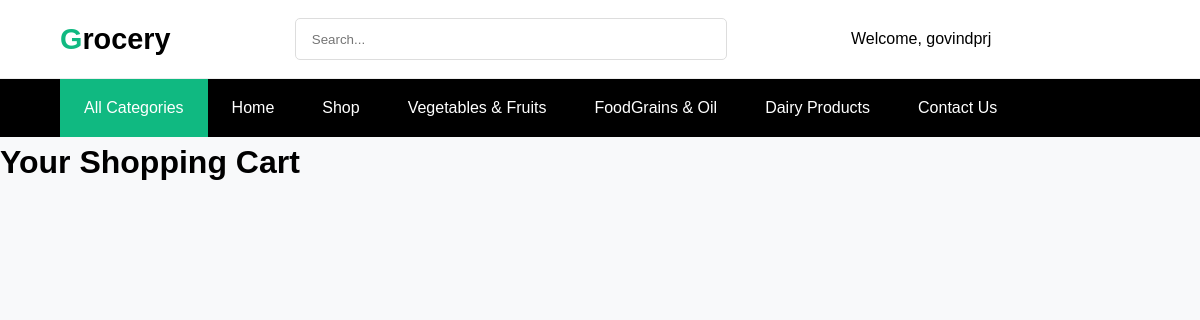
Page /cart/ (signed in) on the earlier database version.
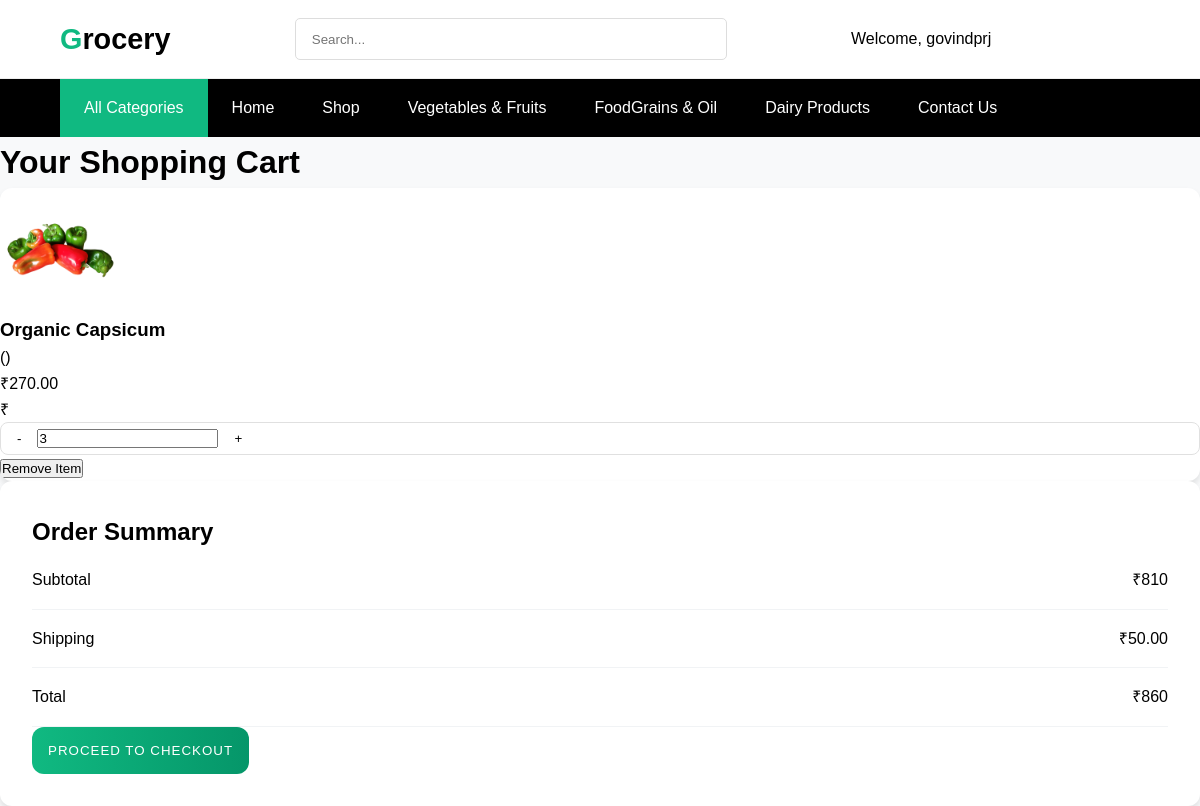
Same page on the later database version.
### product/models.py (models this page shows, shortened)
class Cart(models.Model):
    user = models.ForeignKey(User, on_delete=models.CASCADE)
    product = models.ForeignKey(Product, on_delete=models.CASCADE)
    quantity = models.PositiveIntegerField(default=1)

class Product(models.Model):
    name = models.CharField(max_length=255)
    description = models.TextField()
    selling_price = models.DecimalField(max_digits=10, decimal_places=2)
    discounted_price = models.DecimalField(max_digits=10, decimal_places=2)
    category = models.CharField(choices=CATEGORY_CHOICE, max_length=18)
    image = models.ImageField(upload_to='products/')

### product/views.py (the view)
# urls.py: path('cart/', cart, name="Show_Cart"),
@login_required
def cart(request):
    cart_items = Cart.objects.filter(user=request.user)
    subtotal = cart_items.aggregate(total=Sum(F('quantity') * F('product__discounted_price')))['total'] or 0
    shipping = 50  # Fixed shipping cost
    total_amount = subtotal + shipping
    context = {
        'carts': cart_items,
        'amount': subtotal,
        'total_amount': total_amount,
    }
    return render(request, 'product/cart.html', context)

### product/templates/product/cart.html (shortened to what this page needs)
{% extends 'base.html' %}
{% load static %}
{% block HeroSection %}
<div class="container mx-auto px-4 py-12">
    <h1 class="text-3xl font-bold mb-8 text-center text-gray-800">Your Shopping Cart</h1>
    {% if not user.is_authenticated %}
    <div class="max-w-md mx-auto bg-white shadow-lg rounded-lg p-8 text-center">
    </div>
    {% else %}
        {% if not carts %}
        <div class="max-w-md mx-auto bg-white shadow-lg rounded-lg p-8 text-center">
        </div>
        {% else %}
        <div class="grid lg:grid-cols-3 gap-8">
            <section class="lg:col-span-2 space-y-6">
                {% for cart in carts %}
                <div class="cart-item flex p-6 space-x-6">
                    <img src="{{ cart.product.image.url }}" alt="{{ cart.product.name }}" class="cart-item-image" />
                    <div class="flex-grow">
                        <div class="flex justify-between items-start">
                            <div>
                                <h3 class="text-lg font-semibold">{{ cart.product.name }}</h3>
                                <p class="text-gray-500 mt-1">{{ cart.product.weight }} ({{ cart.product.unit }})</p>
                            </div>
                        </div>
                        <div class="mt-4 flex justify-between items-center">
                            <div>
                                <p class="text-green-600 font-bold text-xl">₹{{ cart.product.discounted_price }}</p>
                                <p class="text-gray-500 line-through">₹{{ cart.product.original_price }}</p>
                            </div>
                            <div class="quantity-controls">
                                <form method="POST" action="{% url 'update_cart_quantity' cart.id %}" class="inline">
                                    <button type="submit" class="quantity-btn">-</button>
                                </form>
                                <input type="number" value="{{ cart.quantity }}" min="1" class="w-16 text-center" readonly />
                                <form method="POST" action="{% url 'update_cart_quantity' cart.id %}" class="inline">
                                    <button type="submit" class="quantity-btn">+</button>
                                </form>
                            </div>
                        </div>
                        <div class="mt-4">
                            <form method="POST" action="{% url 'remove_from_cart' cart.id %}" class="inline w-full">
                                <button type="submit" class="w-full bg-red-500 text-white px-4 py-2 rounded hover:bg-red-600 transition">
                                    Remove Item
                                </button>
                            </form>
                        </div>
                    </div>
                </div>
                {% endfor %}
            </section>
            <aside class="cart-summary space-y-6">
                <h2 class="text-xl font-bold mb-4">Order Summary</h2>
                <div class="summary-row">
                    <span class="text-gray-600">Subtotal</span>
                    <span>₹{{ amount }}</span>
                </div>
                <div class="summary-row">
                    <span class="text-gray-600">Shipping</span>
                    <span>₹50.00</span>
                </div>
                <div class="summary-row">
                    <span class="font-bold">Total</span>
                    <span class="font-bold">₹{{ total_amount }}</span>
                </div>
                <a href="{% url 'checkout' %}">
                    <button class="checkout-btn w-full">
                        Proceed to Checkout
                    </button>
                </a>
            </aside>
        </div>
        {% endif %}
    {% endif %}
</div>
{% endblock %}

Differences in the rows shown:
added Cart: product.image (picture), product.name "Organic Capsicum", product.discounted_price "270.00", quantity "3"
Other differences:
{{ amount }}: (not shown) → "810"
{{ total_amount }}: (not shown) → "860"
text now shown: "Order Summary Subtotal ₹ Shipping ₹50.00 Total ₹ PROCEED TO CHECKOUT"
